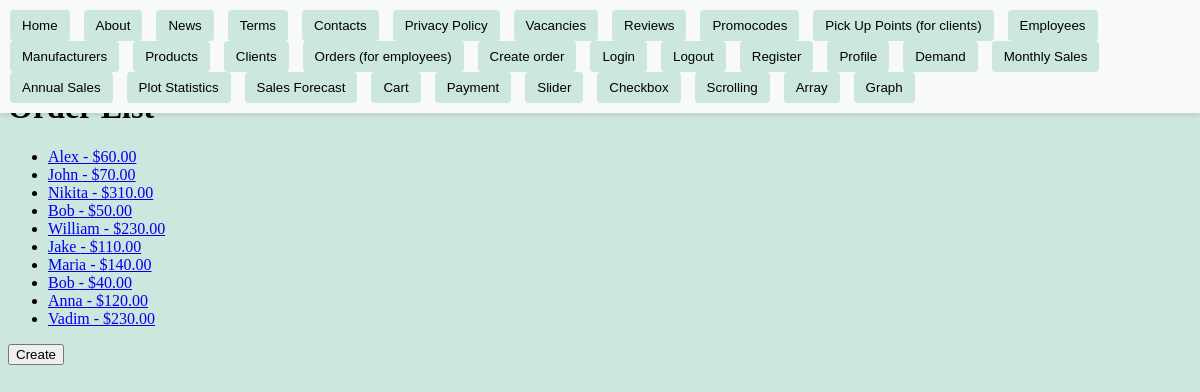
The app's page /orders/ (signed in) with its own data.
### store/models.py (models this page shows, shortened)
class Order(models.Model):
    employee = models.OneToOneField(Employee, on_delete=models.CASCADE)
    products = models.ManyToManyField(Product)
    client = models.ForeignKey(Client, on_delete=models.CASCADE)
    date_ordered = models.DateField(auto_now_add=True)
    total_price = models.DecimalField(max_digits=10, decimal_places=2, default=0)
    product_quantities = models.JSONField(encoder=DjangoJSONEncoder, default=dict)

class Client(models.Model):
    name = models.CharField(max_length=100)
    email = models.EmailField()
    phone_regex = RegexValidator(
        regex=r"^\+375 \(\d{2}\) \d{3}-\d{2}-\d{2}$",
        message="Phone number must be in the format '+375 (29) XXX-XX-XX'",
    )
    phone_number = models.CharField(validators=[phone_regex], max_length=20, null=True)
    age = models.PositiveIntegerField(validators=[MinValueValidator(18)])

### store/decorators.py (the view)
    def wrapper(request, *args, **kwargs):
        if request.user.is_authenticated and (
            request.user.is_employee or request.user.is_superuser
        ):
            return view_func(request, *args, **kwargs)
        else:
            return redirect("about")

### store/views/order_views.py (called while the page is built)
@employee_required
def order_list(request):
    orders = Order.objects.all()
    return render(
        request,
        "order/order_list.html",
        {"orders": orders},
    )

### store/templates/order/order_list.html (shortened to what this page needs)
{% extends "base.html" %}
{% block content%}
    <h1>Order List</h1>
    <ul>
        {% for order in orders %}
        <li><a href="{% url 'order_detail' order.pk %}">{{ order.client.name }} - ${{ order.total_price }}</a></li>
        {% endfor %}
    </ul>
    <form action="{% url 'order_create' %}" method="get" style="display: inline;">
        <button type="submit">Create</button>
    </form>
{% endblock content %}

### static/styles.css (style rules this page uses)
body { background-color: #cce7dd; }
button { cursor: pointer; }

### records on screen
Order: client.name "Alex", total_price "60.00"
Order: client.name "John", total_price "70.00"
Order: client.name "Nikita", total_price "310.00"
Order: client.name "Bob", total_price "50.00"
Order: client.name "William", total_price "230.00"
Order: client.name "Jake", total_price "110.00"
Order: client.name "Maria", total_price "140.00"
Order: client.name "Bob", total_price "40.00"
Order: client.name "Anna", total_price "120.00"
Order: client.name "Vadim", total_price "230.00"
